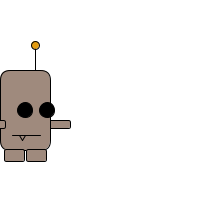
Frame 1 (no input)
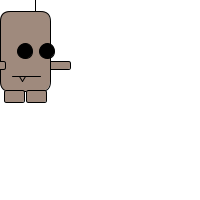
Frame 60 (the mouse pressed at the canvas centre just before this capture)
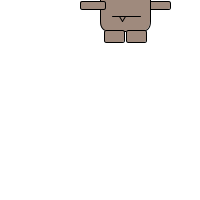
Frame 120 (the mouse held since frame 60 and released just before this capture)

The Processing sketch that drew these frames (run headless with seeded random() and noise(); from frame 60 on, the mouse is pressed at the canvas centre):

// Processing sketch: processing_122438
// ── processing_122438.pde

int monsterX;
int monsterY;

void setup() {
  size(200, 200);
  monsterX=75;
  monsterY=70;
}

void draw() {
  background(255);
  
  fill(159, 138, 125);
   rect(mouseX +45, monsterY +50, 25, 8, 2);//rechteram 120, 120
  rect(mouseX, monsterY, 50, 80, 10); //body//x75 y70

  line(mouseX +12, monsterY+65, mouseX+40, monsterY+65); //mond//85,135 //115, 135
 
  line(mouseX +19, monsterY +65, mouseX +22, monsterY +70); //links tand, 94, 135, 97, 140
   ellipseMode(CENTER);
  line(mouseX +22, monsterY +70, mouseX +25, monsterY +65); //rechts tand 97, 140, 100, 135
 ellipseMode(CENTER);
 
  fill(227, 156, 18);
  line(mouseX +35, monsterY, mouseX+35, monsterY -25);//antenne 110, 70, 110, 50
   
  ellipse(mouseX +35, monsterY -25, 8, 8);//antennebol 110, 50


  fill(159, 138, 125);
  rect(mouseX +4, monsterY +79, 20, 12, 2);//linkerbeen 79 149
  rect(mouseX +26, monsterY +79, 20, 12, 2);//rechterbeen 101 149

  fill(159, 138, 125);
  rect(mouseX -20, monsterY +50, 25, 8, 2);//linkerarm 55, 120

  fill(0);

  ellipse(mouseX +25, monsterY+40, 15, 15);//oog links
  ellipse(mouseX +47, monsterY+40, 15, 15);//oog rechts
  
  monsterY--;

}
